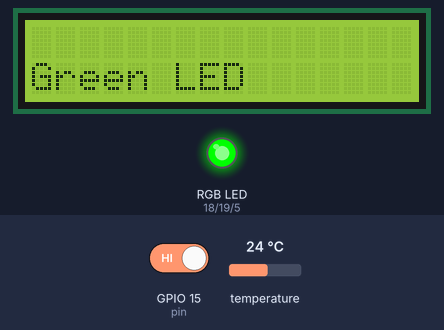
Bench run of a sketch on a simulated ESP32. Shown: 16×2 character LCD, an RGB LED mixed from three pins (HIGH = lit). The inputs (shaded band) are chosen by the test bench; at power-on: GPIO 15 (pin) HIGH, temperature 24 °C. What the sketch prints to the serial monitor is not drawn.

Above: at 3.4 s.
3.5 s: GPIO 15 (pin) driven LOW
At 4.1 s:
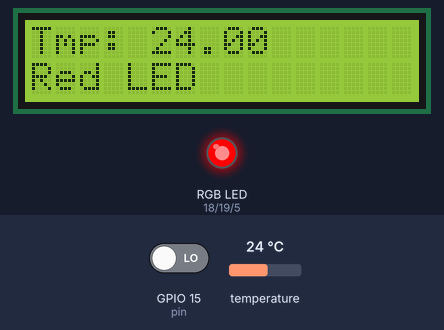
Timing chart, 0 to 7.9 s (numbered marks = the images above; inputs shaded):
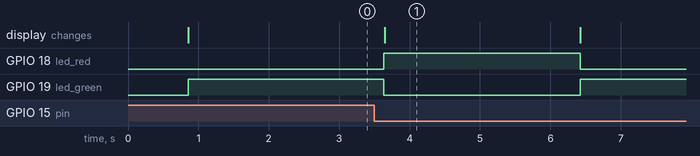

Measured:
- after the input at 3.5 s, GPIO 18 (led_red): LOW → HIGH after 0.13 s, → LOW 2.8 s later; GPIO 19 (led_green): HIGH → LOW after 0.13 s, → HIGH 2.8 s later; the display: changes after 0.15 s (image 1)

The sketch:

ISR_Temp_LCD.ino
```cpp
//monitors ultrasonic sensor for door and interrupts with touch sensor to display temperature

#if CONFIG_FREERTOS_UNICORE
  static const BaseType_t app_cpu = 0;
#else
  static const BaseType_t app_cpu = 1;
#endif

#include <LiquidCrystal_I2C.h>
#include<DallasTemperature.h>
#include<OneWire.h>

//one wire bus
#define ONE_WIRE_BUS 4

//RGB LED
#define led_red 18
#define led_blue 5
#define led_green 19

LiquidCrystal_I2C lcd(0x27, 16, 2);
OneWire onewire(ONE_WIRE_BUS);
DallasTemperature sensor(&onewire);

//task handler(s)
static TaskHandle_t task_1;

struct touch_sensor
{
  const uint8_t pin = 15;
  bool touch = false;
}s1;

void IRAM_ATTR touch_temp_isr()
{
  s1.touch = true;
}

//task1 function
void task1(void *parameters)
{
  float temp;
  while(1)
  {
    if(s1.touch == true)
    {
       digitalWrite(led_red, HIGH);
       digitalWrite(led_blue, LOW);
       digitalWrite(led_green, LOW);
       lcd.clear();
       lcd.setCursor(0,0);
       lcd.print("Tmp: ");
       lcd.print(temp);
       lcd.setCursor(0,1);
       lcd.print("Red LED");
       vTaskDelay(2000/portTICK_PERIOD_MS);
       s1.touch = false;
    }
    sensor.requestTemperatures();
    temp = sensor.getTempCByIndex(0);
    Serial.println(temp);
    lcd.clear();
    lcd.setCursor(0,1);
    lcd.print("Green LED");
    digitalWrite(led_red, LOW);
    digitalWrite(led_blue, LOW);
    digitalWrite(led_green, HIGH);
    vTaskDelay(1000/portTICK_PERIOD_MS);
  }
}

void setup()
{
  lcd.init();
  lcd.backlight();
  Serial.begin(115200);
  pinMode(led_red, OUTPUT);
  pinMode(led_blue, OUTPUT);
  pinMode(led_green, OUTPUT);
  pinMode(s1.pin, INPUT);
  sensor.begin();
  attachInterrupt(digitalPinToInterrupt(s1.pin), touch_temp_isr, FALLING);
  xTaskCreatePinnedToCore(task1, "TASK1", 3000, NULL, 1, &task_1, app_cpu);
  vTaskDelete(NULL);
}

void loop()
{

}
```
